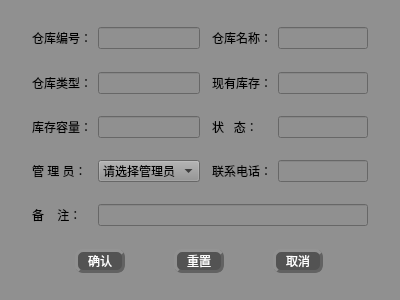
<?xml version="1.0" encoding="UTF-8"?>
<ui version="4.0">
 <class>store_modify2</class>
 <widget class="QWidget" name="store_modify2">
  <property name="geometry">
   <rect>
    <x>0</x>
    <y>0</y>
    <width>400</width>
    <height>300</height>
   </rect>
  </property>
  <property name="windowTitle">
   <string>Form</string>
  </property>
  <property name="windowIcon">
   <iconset>
    <activeon>:/qt 图标/修改图标/write.ico</activeon>
   </iconset>
  </property>
  <property name="styleSheet">
   <string notr="true">font: 75 12pt &quot;楷体&quot;;
background-color: rgb(144, 144, 144);
color:rgb(0, 0, 0)</string>
  </property>
  <layout class="QGridLayout" name="gridLayout">
   <item row="8" column="2">
    <spacer name="verticalSpacer">
     <property name="orientation">
      <enum>Qt::Vertical</enum>
     </property>
     <property name="sizeHint" stdset="0">
      <size>
       <width>20</width>
       <height>40</height>
      </size>
     </property>
    </spacer>
   </item>
   <item row="2" column="2">
    <spacer name="verticalSpacer_5">
     <property name="orientation">
      <enum>Qt::Vertical</enum>
     </property>
     <property name="sizeHint" stdset="0">
      <size>
       <width>20</width>
       <height>40</height>
      </size>
     </property>
    </spacer>
   </item>
   <item row="4" column="2">
    <spacer name="verticalSpacer_4">
     <property name="orientation">
      <enum>Qt::Vertical</enum>
     </property>
     <property name="sizeHint" stdset="0">
      <size>
       <width>20</width>
       <height>40</height>
      </size>
     </property>
    </spacer>
   </item>
   <item row="3" column="2">
    <widget class="QLineEdit" name="lineEdit_3"/>
   </item>
   <item row="6" column="2">
    <spacer name="verticalSpacer_3">
     <property name="orientation">
      <enum>Qt::Vertical</enum>
     </property>
     <property name="sizeHint" stdset="0">
      <size>
       <width>20</width>
       <height>40</height>
      </size>
     </property>
    </spacer>
   </item>
   <item row="1" column="2">
    <widget class="QLineEdit" name="lineEdit">
     <property name="cursor">
      <cursorShape>ForbiddenCursor</cursorShape>
     </property>
     <property name="focusPolicy">
      <enum>Qt::NoFocus</enum>
     </property>
    </widget>
   </item>
   <item row="1" column="5">
    <widget class="QLineEdit" name="lineEdit_2"/>
   </item>
   <item row="3" column="4">
    <widget class="QLabel" name="label_4">
     <property name="text">
      <string>现有库存：</string>
     </property>
    </widget>
   </item>
   <item row="1" column="0">
    <spacer name="horizontalSpacer">
     <property name="orientation">
      <enum>Qt::Horizontal</enum>
     </property>
     <property name="sizeHint" stdset="0">
      <size>
       <width>40</width>
       <height>20</height>
      </size>
     </property>
    </spacer>
   </item>
   <item row="1" column="6">
    <spacer name="horizontalSpacer_2">
     <property name="orientation">
      <enum>Qt::Horizontal</enum>
     </property>
     <property name="sizeHint" stdset="0">
      <size>
       <width>40</width>
       <height>20</height>
      </size>
     </property>
    </spacer>
   </item>
   <item row="0" column="2">
    <spacer name="verticalSpacer_6">
     <property name="orientation">
      <enum>Qt::Vertical</enum>
     </property>
     <property name="sizeHint" stdset="0">
      <size>
       <width>20</width>
       <height>40</height>
      </size>
     </property>
    </spacer>
   </item>
   <item row="11" column="1" colspan="5">
    <layout class="QHBoxLayout" name="horizontalLayout">
     <item>
      <widget class="QPushButton" name="pushButton_2">
       <property name="maximumSize">
        <size>
         <width>50</width>
         <height>25</height>
        </size>
       </property>
       <property name="styleSheet">
        <string notr="true">QPushButton{
font: 75 11pt &quot;微软雅黑&quot;;
color:rgb(255, 255, 255);
background-color: rgb(83, 83, 83);
border-radius: 8px;
border: 3px groove rgb(98, 98, 98);
border-style: outset;
}
QPushButton:pressed{
border-style: inset;
}
QPushButton:hover{
background-color:rgb(0, 0, 0);
}

</string>
       </property>
       <property name="text">
        <string>确认</string>
       </property>
      </widget>
     </item>
     <item>
      <widget class="QPushButton" name="pushButton">
       <property name="maximumSize">
        <size>
         <width>50</width>
         <height>25</height>
        </size>
       </property>
       <property name="styleSheet">
        <string notr="true">QPushButton{
font: 75 11pt &quot;微软雅黑&quot;;
color:rgb(255, 255, 255);
background-color: rgb(83, 83, 83);
border-radius: 8px;
border: 3px groove rgb(98, 98, 98);
border-style: outset;
}
QPushButton:pressed{
border-style: inset;
}
QPushButton:hover{
background-color:rgb(0, 0, 0);
}

</string>
       </property>
       <property name="text">
        <string>重置</string>
       </property>
      </widget>
     </item>
     <item>
      <widget class="QPushButton" name="pushButton_3">
       <property name="maximumSize">
        <size>
         <width>50</width>
         <height>25</height>
        </size>
       </property>
       <property name="styleSheet">
        <string notr="true">QPushButton{
font: 75 11pt &quot;微软雅黑&quot;;
color:rgb(255, 255, 255);
background-color: rgb(83, 83, 83);
border-radius: 8px;
border: 3px groove rgb(98, 98, 98);
border-style: outset;
}
QPushButton:pressed{
border-style: inset;
}
QPushButton:hover{
background-color:rgb(0, 0, 0);
}

</string>
       </property>
       <property name="text">
        <string>取消</string>
       </property>
      </widget>
     </item>
    </layout>
   </item>
   <item row="12" column="2">
    <spacer name="verticalSpacer_2">
     <property name="orientation">
      <enum>Qt::Vertical</enum>
     </property>
     <property name="sizeHint" stdset="0">
      <size>
       <width>20</width>
       <height>40</height>
      </size>
     </property>
    </spacer>
   </item>
   <item row="7" column="1">
    <widget class="QLabel" name="label_7">
     <property name="text">
      <string>管 理 员：</string>
     </property>
    </widget>
   </item>
   <item row="5" column="5">
    <widget class="QLineEdit" name="lineEdit_6"/>
   </item>
   <item row="1" column="4">
    <widget class="QLabel" name="label_2">
     <property name="text">
      <string>仓库名称：</string>
     </property>
    </widget>
   </item>
   <item row="1" column="1">
    <widget class="QLabel" name="label">
     <property name="text">
      <string>仓库编号：</string>
     </property>
    </widget>
   </item>
   <item row="9" column="1">
    <widget class="QLabel" name="label_9">
     <property name="text">
      <string>备    注：</string>
     </property>
    </widget>
   </item>
   <item row="3" column="1">
    <widget class="QLabel" name="label_3">
     <property name="text">
      <string>仓库类型：</string>
     </property>
    </widget>
   </item>
   <item row="3" column="5">
    <widget class="QLineEdit" name="lineEdit_4"/>
   </item>
   <item row="5" column="1">
    <widget class="QLabel" name="label_5">
     <property name="text">
      <string>库存容量：</string>
     </property>
    </widget>
   </item>
   <item row="5" column="2">
    <widget class="QLineEdit" name="lineEdit_5"/>
   </item>
   <item row="5" column="4">
    <widget class="QLabel" name="label_6">
     <property name="text">
      <string>状   态：</string>
     </property>
    </widget>
   </item>
   <item row="10" column="2">
    <spacer name="verticalSpacer_7">
     <property name="orientation">
      <enum>Qt::Vertical</enum>
     </property>
     <property name="sizeHint" stdset="0">
      <size>
       <width>20</width>
       <height>40</height>
      </size>
     </property>
    </spacer>
   </item>
   <item row="7" column="2">
    <widget class="QComboBox" name="comboBox">
     <item>
      <property name="text">
       <string>请选择管理员</string>
      </property>
     </item>
    </widget>
   </item>
   <item row="9" column="2" colspan="4">
    <widget class="QLineEdit" name="lineEdit_9"/>
   </item>
   <item row="7" column="4">
    <widget class="QLabel" name="label_8">
     <property name="text">
      <string>联系电话：</string>
     </property>
    </widget>
   </item>
   <item row="7" column="5">
    <widget class="QLineEdit" name="lineEdit_7">
     <property name="cursor">
      <cursorShape>ForbiddenCursor</cursorShape>
     </property>
     <property name="focusPolicy">
      <enum>Qt::NoFocus</enum>
     </property>
    </widget>
   </item>
  </layout>
 </widget>
 <resources/>
 <connections/>
</ui>
